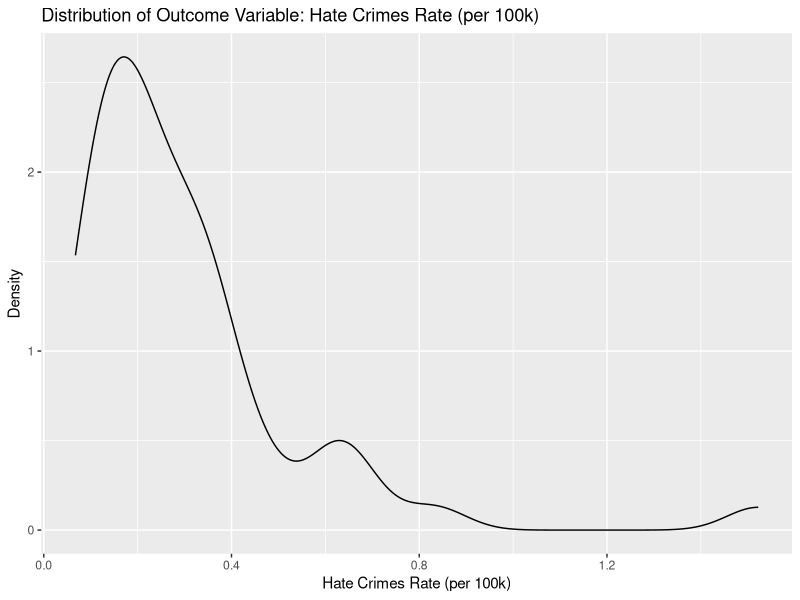
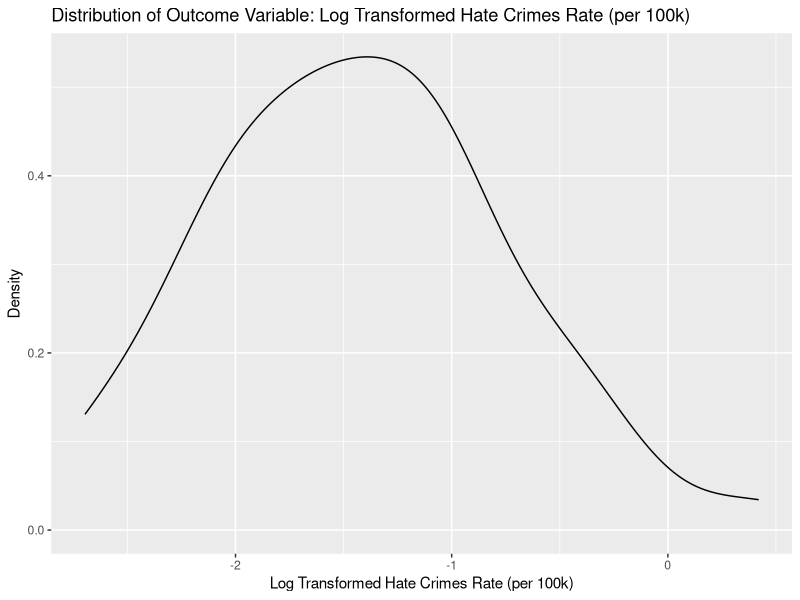
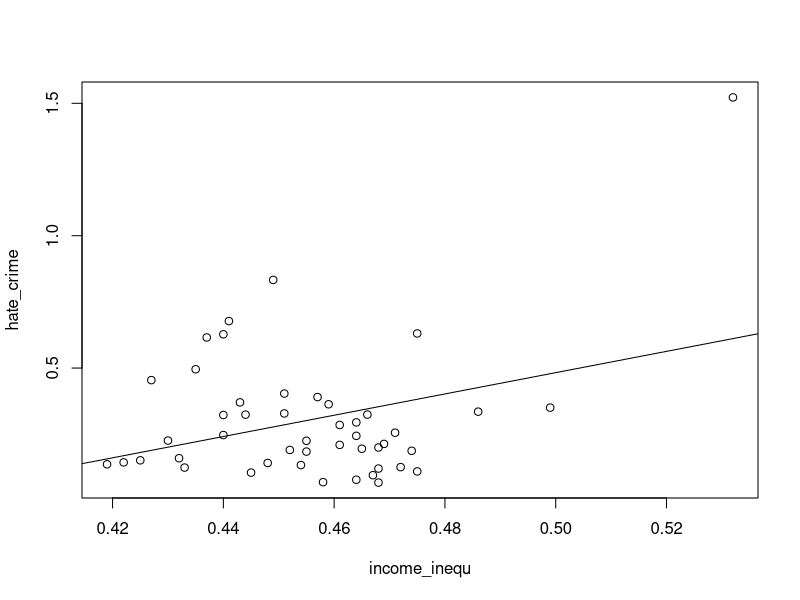
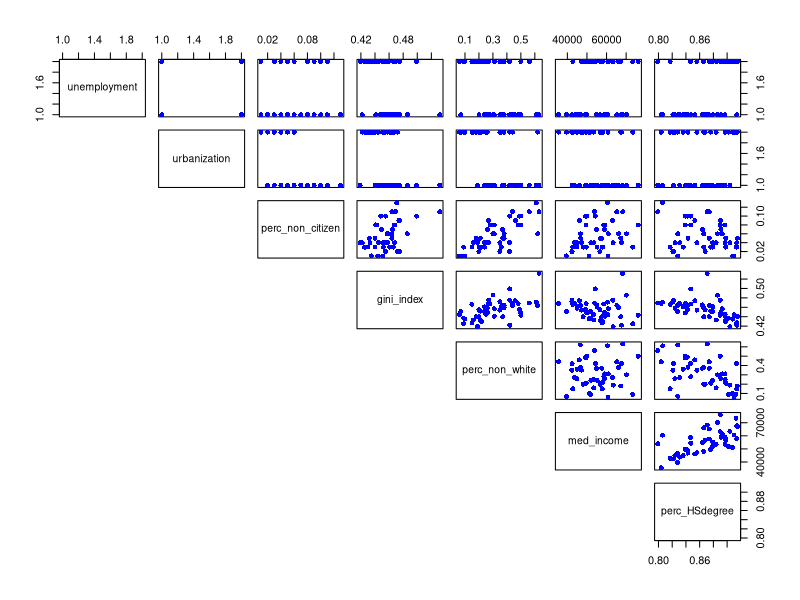
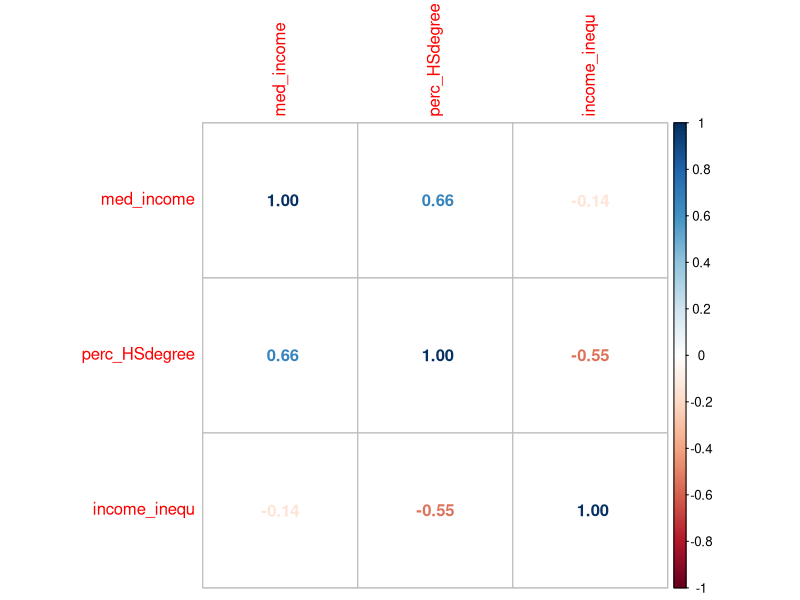
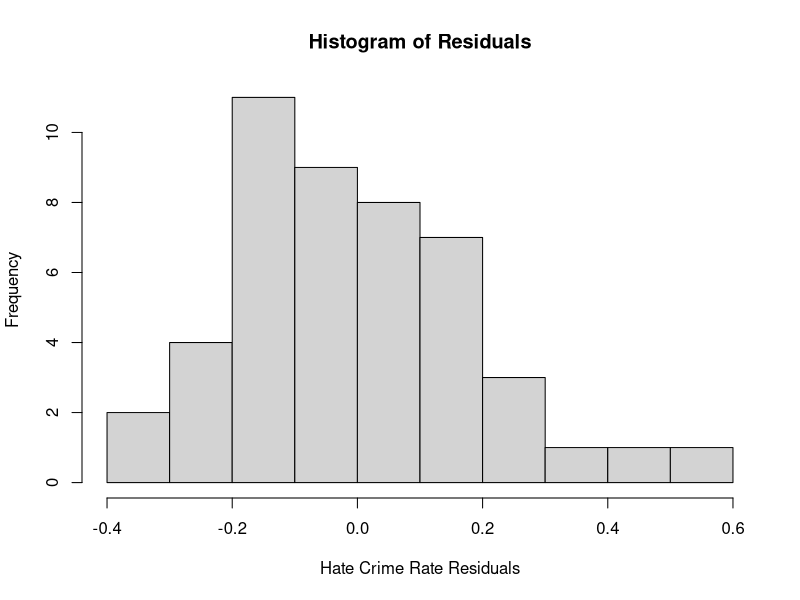
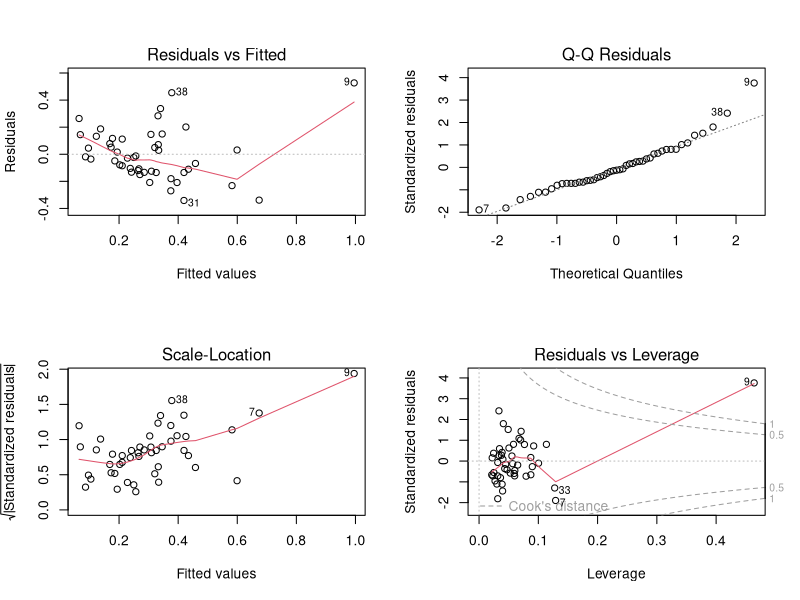

Write R code to recreate these figures, in order.
## ---- chunk 1
# Load libraries
rm(list = ls())
library(tidyverse)
library(arsenal)
library(corrplot)
library(boot)  
## ---- chunk 2
# Load and tidy data, missing values of outcome variable are removed
hatecrimes_df <- read.csv("./data/HateCrimes.csv") %>% 
 filter(hate_crimes_per_100k_splc != 'N/A') %>% 
  mutate(
    unemployment = as.factor(unemployment),
    urbanization = as.factor(urbanization),
    hate_crime_rate = as.numeric(hate_crimes_per_100k_splc)) %>% 
  select(-hate_crimes_per_100k_splc)
## ---- chunk 3
# Summary statistics
my_labels<-list(hate_crime_rate = "Hate Crimes(per 100k)", unemployment = "Unemplotment Level", urbanization = "Urbanization Level", median_household_income = "Median Household Income(dollar)", perc_population_with_high_school_degree = "High School Degree Rate(%)", perc_non_citizen = "Non-Citizen Rate(%)", perc_non_white = "Non-White Rate(%)", gini_index =  "Gini Index")

#make controls
my_controls <- tableby.control(
               total = F,
               test=F,  # No test p-values yet
               numeric.stats = c("N", "meansd", "medianq1q3", "min", "max", "Nmiss2"),
               cat.stats = c("N", "countpct"),
               stats.labels = list(
                     meansd = "Mean (SD)",
                     medianq1q3 = "Median (Q1, Q3)",
                     min = "Min",
                     max = "Max",
                     Nmiss2 = "Missing",
                     countpct = "N (%)"))

#table 1
tab1<-tableby(~ hate_crime_rate + unemployment + urbanization + median_household_income + perc_population_with_high_school_degree + perc_non_citizen + perc_non_white + gini_index, data = hatecrimes_df, control = my_controls)
summary(tab1, title = "Descriptive Statistics: Hate Crimes per 100K Population and Possible Influential Variables", labelTranslations = my_labels, text = T)
## ---- chunk 4
#Distribution of Outcome Variable
hatecrimes_df %>% 
  ggplot(aes(x = hate_crime_rate)) +
  geom_density() +
  labs(x = 'Hate Crimes Rate (per 100k)', y = 'Density', title = 'Distribution of Outcome Variable: Hate Crimes Rate (per 100k)')
## ---- chunk 5
hatecrimes_df %>% 
  ggplot(aes(x = log(hate_crime_rate))) +
  geom_density() +
  labs(x = 'Log Transformed Hate Crimes Rate (per 100k)', y = 'Density', title = 'Distribution of Outcome Variable: Log Transformed Hate Crimes Rate (per 100k)')
## ---- chunk 6
# Correlation matrix for numeric variables 
hatecrimes_df <- hatecrimes_df %>% 
  drop_na()
hatecrimes_df %>% 
  select(hate_crime_rate, median_household_income, perc_population_with_high_school_degree, perc_non_citizen, perc_non_white, gini_index) %>% 
  cor()
## ---- chunk 7
#Potential outliers/Influential points of outcome variable

# (1) Identify unusual states by using the interval formed by 2.5 and 97.5 percentiles
lower_bound <- quantile(hatecrimes_df$hate_crime_rate, 0.025)
upper_bound <- quantile(hatecrimes_df$hate_crime_rate, 0.975)

outlier <- which(hatecrimes_df$hate_crime_rate < lower_bound | hatecrimes_df$hate_crime_rate > upper_bound)
hatecrimes_df[outlier, ] %>% select(state, hate_crime_rate)

# (2) Identify unusual states by using the rule that depicts outliers (value less than Q1 - 1.5(IQR), value greater than Q3 + 1.5(IQR)) -> Thus, look for values smaller than -0.178 or greater than 0.678

hatecrimes_df %>% 
  filter(hate_crime_rate > 0.678) %>%
  select(state, hate_crime_rate)

# (3) Identify unusual states by using studentized residual, 9th row returned: District of Columbia.
fit_full <- lm(hate_crime_rate ~ gini_index + median_household_income + perc_population_with_high_school_degree + perc_non_citizen + perc_non_white + unemployment + urbanization, data = hatecrimes_df)
stu_res<-rstandard(fit_full)
outliers_y<-stu_res[abs(stu_res)>2.5]
outliers_y
## ---- chunk 8
hatecrime = read.csv("./data/HateCrimes.csv")
hatecrime = hatecrime[!(hatecrime$hate_crimes_per_100k_splc == "N/A" ),]
hatecrime = hatecrime %>%
  mutate(med_income = median_household_income,
         perc_HSdegree = perc_population_with_high_school_degree,
         income_inequ = gini_index,
         hate_crime = as.numeric(hate_crimes_per_100k_splc)
         ) %>%
  select(-median_household_income, -perc_population_with_high_school_degree, -hate_crimes_per_100k_splc)

hatecrime_lm = lm(hate_crime ~ income_inequ, data = hatecrime)
summary(hatecrime_lm)
plot(hate_crime ~ income_inequ, data = hatecrime) + abline(hatecrime_lm)
## ---- chunk 9
plot(hatecrime[2:8], pch=16, col="blue", lower.panel = NULL)
## ---- chunk 10
hatecrime_mlr1 = lm(hate_crime ~ med_income + perc_HSdegree + income_inequ , data = hatecrime)
summary(hatecrime_mlr1)
## ---- chunk 11
hatecrimecor = hatecrime %>%
  select(med_income,perc_HSdegree,income_inequ) %>%
  cor()
corrplot(hatecrimecor, method = "number")
## ---- chunk 12
qf(0.95,3,43)
## ---- chunk 13
hatecrime_mlr2 = lm(hate_crime ~ perc_HSdegree + income_inequ , data = hatecrime)
summary(hatecrime_mlr2)
## ---- chunk 14
hatecrime_mlr3<- lm(hate_crime_rate ~ gini_index + median_household_income + perc_population_with_high_school_degree + perc_non_citizen + perc_non_white + unemployment + urbanization, data = hatecrimes_df)
step(hatecrime_mlr3, direction='backward')
## ---- chunk 15
hist(hatecrime_mlr2$residuals, main="Histogram of Residuals", xlab = "Hate Crime Rate Residuals")
## ---- chunk 16
par(mfrow=c(2,2))
plot(hatecrime_mlr2)
## ---- chunk 17
hatecrime_no9 <- hatecrime %>% 
  filter(state != 'District of Columbia')

hatecrime_mlr2_no9 = lm(hate_crime ~ perc_HSdegree + income_inequ , data = hatecrime_no9)
summary(hatecrime_mlr2_no9)
## ---- chunk 18
#bootstrap to assess the variability of model estimates: b0,b1,b2
boot.fn<-function(data, index){
	return(coef(lm(hate_crime ~ perc_HSdegree + income_inequ , data = hatecrime_no9, subset=index)))
}

set.seed(1)

# Use function boot() to repeat the sampling 1000 times to get the estimates, SEs ad bias

boot(hatecrime, boot.fn, 1000)
